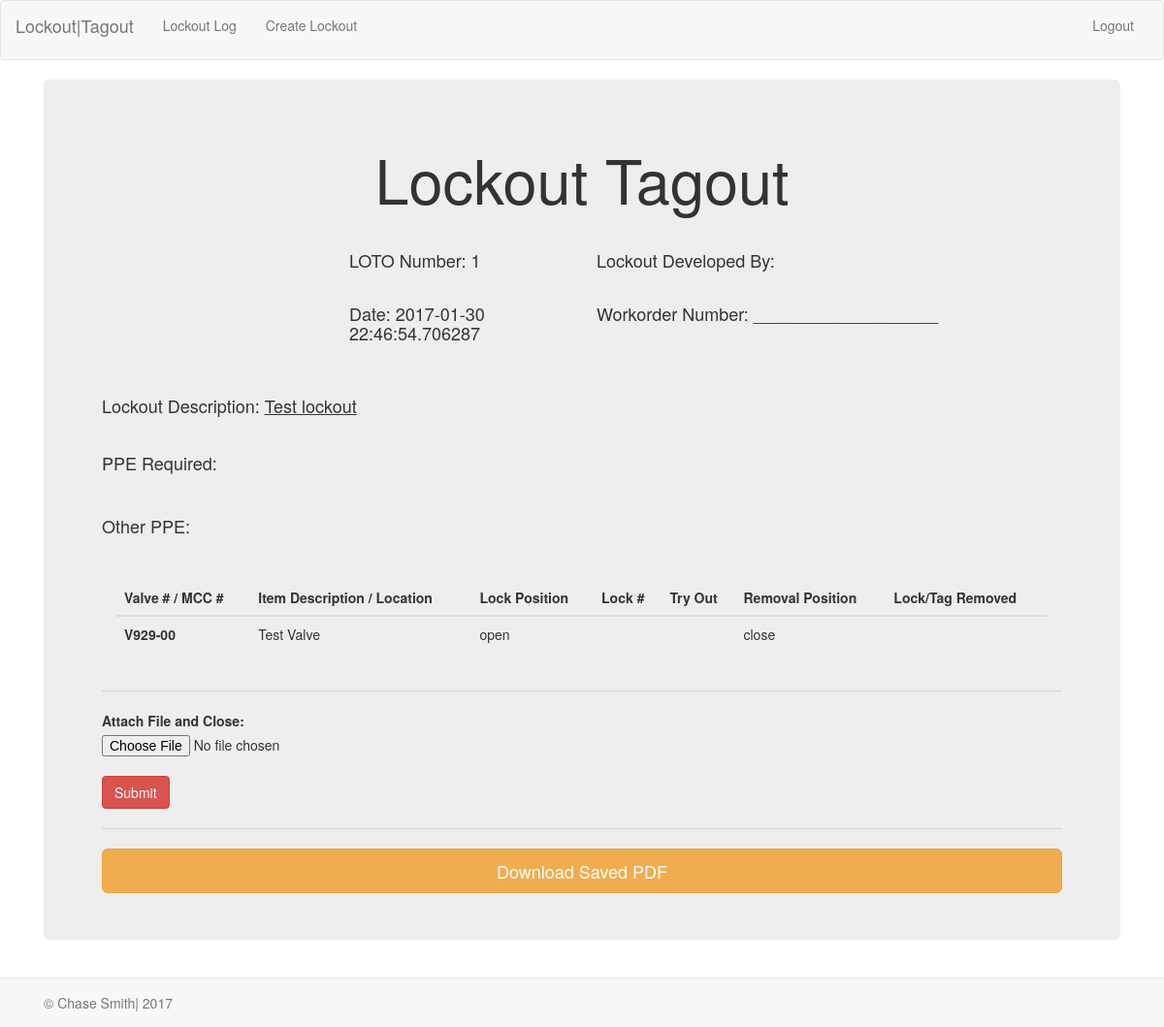
/lockout/1, run on an earlier commit of the app's database.
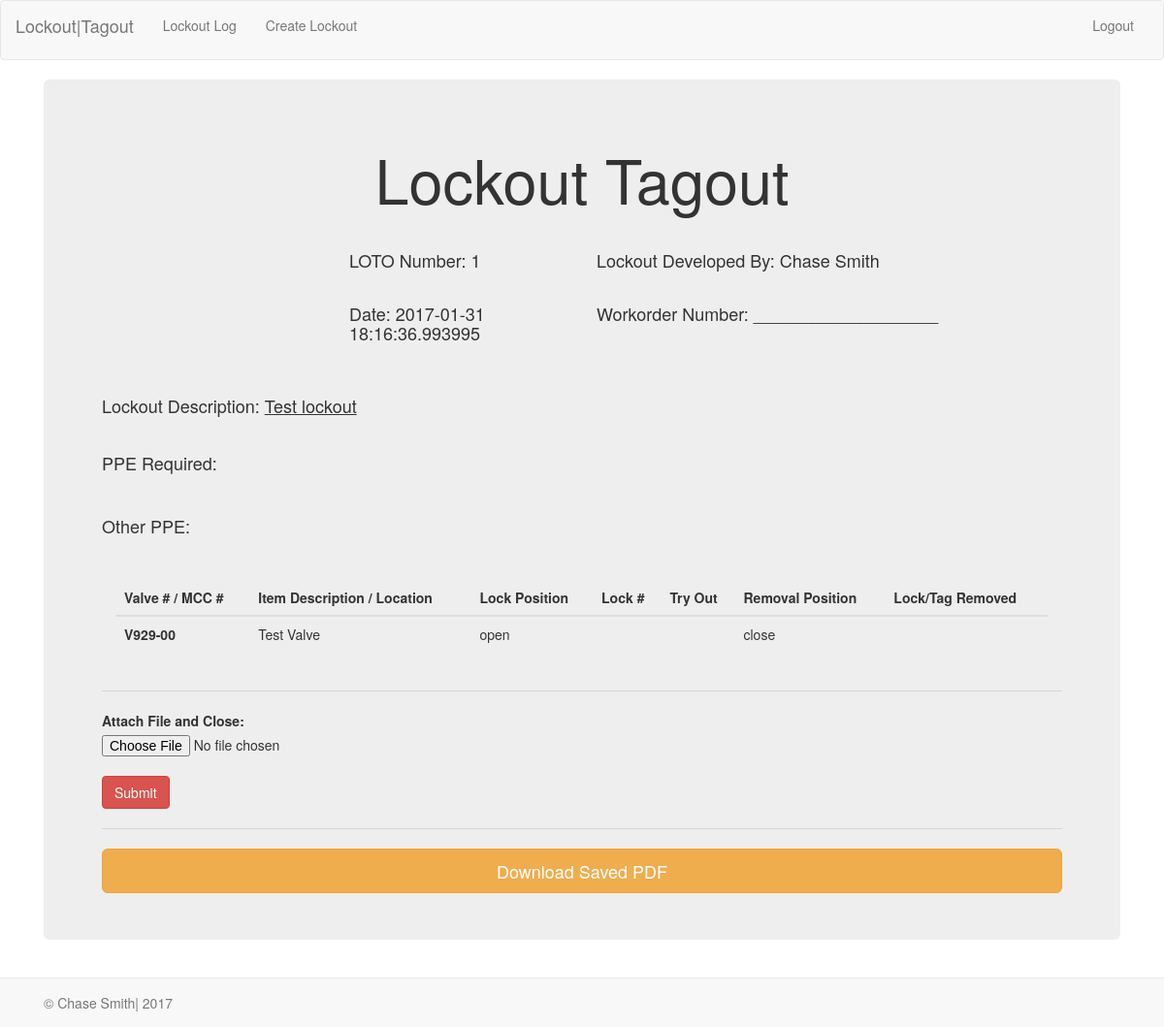
And on a later commit of the database.
### models.py (models this page shows, shortened)
class Lockout(db.Model):
    __tablename__="lockout"
    id=db.Column(db.Integer, primary_key=True)
    lockout_description=db.Column(db.String(200), nullable=False)
    lockout_author = db.relationship('User', backref=db.backref('lockout_author', lazy='dynamic'))
    user_id=db.Column('user_id', db.Integer, db.ForeignKey('user.id'))
    filename=db.Column(db.String(300), nullable=True)
    status=db.Column(db.Boolean(), default=True)
    goggles=db.Column(db.Boolean(), default=False)
    faceshield=db.Column(db.Boolean(),default=False)
    fullface=db.Column(db.Boolean(), default=False)
    dustmask=db.Column(db.Boolean(), default=False)
    leathergloves=db.Column(db.Boolean(), default=False)
    saranax=db.Column(db.Boolean(), default=False)
    nitrilegloves=db.Column(db.Boolean(), default=False)
    chemicalgloves=db.Column(db.Boolean(), default=False)
    chemicalsuit=db.Column(db.Boolean(),default=False)
    tyrex=db.Column(db.Boolean(),default=False)
    rubberboots=db.Column(db.Boolean(),default=False)
    sar=db.Column(db.Boolean(),default=False)
    data=db.Column(db.LargeBinary(),nullable=True)
    date=db.Column(db.DateTime)
    ppe=db.Column(db.String(50), nullable=True)

class User(db.Model):
    __tablename__="user"
    id=db.Column(db.Integer, primary_key=True)
    username=db.Column(db.String(20), unique=True)
    first_name=db.Column(db.String(20), nullable=False)
    last_name=db.Column(db.String(20), nullable=False)
    position=db.Column(db.String(50), nullable=False)

### app.py (the view)
@app.route('/lockout/<int:this_lockout_id>', methods=['POST', 'GET'])
def this_lockout(this_lockout_id):
    this_lockout=db.session.query(Lockout).filter_by(id=this_lockout_id).first()
    lockout_lines=this_lockout.lockout
    if request.method=='POST':
        files = request.files['inputFile']
        this_file=db.session.query(Lockout).filter_by(id=this_lockout.id).first()
        this_file.filename=filename=files.filename
        this_file.data=files.read()
        this_lockout.status=False
        db.session.commit()
        files.save(os.path.join(app.config['UPLOAD_FOLDER'], filename))
        return redirect(url_for('index'))
    else:
        return render_template('upload.html', this_lockout=this_lockout, lockout_lines=lockout_lines)

### templates/upload.html (shortened to what this page needs)
{% extends "base.html" %}
{% import "bootstrap/wtf.html" as wtf %}
{% block content %}
<div class="container-fluid">
  <div class="jumbotron">
      <div class="text-center">
        <h1> Lockout Tagout </h1>
      </div>
        <br>
        <div class="row">
          <div class="col-xs-3 col-xs-offset-3 form-group">
            <h4> LOTO Number: {{ this_lockout.id }} </h4>
          </div>
          <div class="col-xs-6 form-group">
            <h4>Lockout Developed By: {{ this_lockout.lockout_author.first_name }} {{ this_lockout.lockout_author.last_name }}</h4>
          </div>
          <div class="col-xs-3 col-xs-offset-3 form-group">
            <h4>Date: {{ this_lockout.date }}</h4>
          </div>
          <div class="col-xs-6 form-group">
            <h4>Workorder Number: ___________________</h4>
          </div>
        </div>
      <br>
      <div class="row">
        <div class="col-xs-12">
          <h4>Lockout Description: <u>{{ this_lockout.lockout_description }}</u></h4>
        </div>
      </div>
          <br>
          <h4> PPE Required: </h4>
            <div class="col-xs-6 form-group">
            </div>
          <div class="row">
            <div class="col-xs-12 form-group">
              <h4>Other PPE:<u>{{ this_lockout.ppe }}</u></h4>
            </div>
          </div>
    <br>
  <div class="container">
    <table class="table">
      <thead>
        <tr>
          <th>Valve # / MCC #</th>
          <th>Item Description / Location</th>
          <th>Lock Position</th>
          <th>Lock #</th>
          <th>Try Out</th>
          <th>Removal Position</th>
          <th>Lock/Tag Removed</th>
        </tr>
      </thead>
      <tbody>
    {% for each in lockout_lines %}
        <tr>
          <th scope="row">{{ each.valve_number}}</th>
            <td>{{ each.line_description }}</td>
            <td>{{ each.lock_position }}</td>
            <td></td>
            <td></td>
            <td>{{ each.removal_position }}</td>
            <td></td>
        </tr>
    {% endfor %}
      </tbody>
    </table>
  </div>
<hr>
  <form method="POST" enctype=multipart/form-data action="/lockout/{{this_lockout.id}}">
    <div class="form-group">
      <label for="attach">Attach File and Close:</label>
      <input id="attach" type="file" class="file" name="file">
      <br>
      <button  type="submit" class="btn btn-danger">Submit</button>
    </div>
  </form>
  <hr>
    <a class="btn btn-warning btn-lg btn-block" href="/static/lockout/{{this_lockout.filename}}" download="{{this_lockout.filename}}">Download Saved PDF</a>
  </div>
</div>
{% endblock %}

What changed in the data, as far as the page shows it:
changed Lockout "Test lockout": date "2017-01-30 22:46:54.706287" → "2017-01-31 18:16:36.993995"
now on this page (row unchanged): User: lockout_author.first_name "Chase", lockout_author.last_name "Smith"
